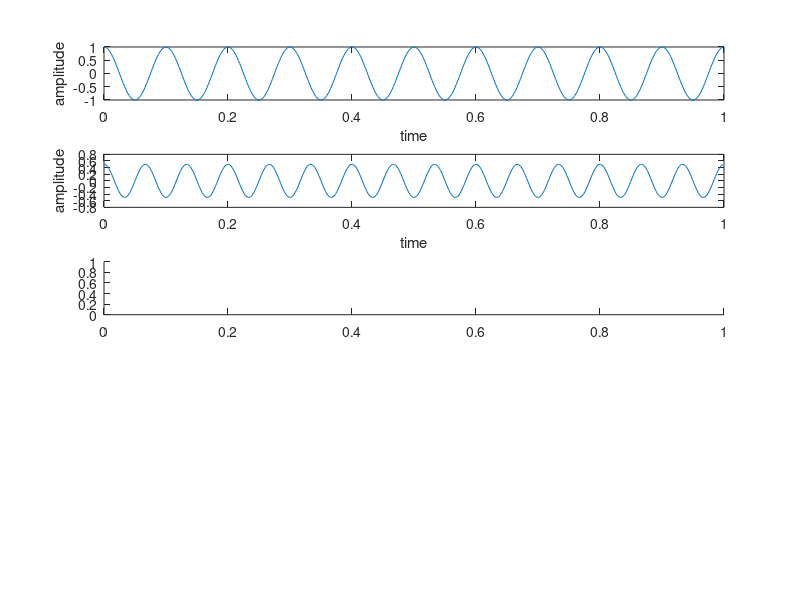

The MATLAB script that drew this image: (Note: this script raises an error after producing the figure.)
%Generati 2 semnale "real_signal" cu date de tip real cu urm atribute
%Ampl 5
%Frecv 5Hz
%Faza semn 0
%semnal este generat in timpul tMax=2 secunde cu un pas step = 0.01 secunde
%generati semanlul
%modificati ampl, faza, frecv
% x= A*cos(2*pi*fs*t+phi)
Fs=512;
T=1/Fs;
t=0:T:1-T;
A1 = 1; %ampl
A2= 0.5;
A3=0.25;

f1 = 10; %frecv Hz
f2 = 15;
f3 = 60;

%phi1 = deg2rad(0); %faza in radiani
%phi2 = deg2rad(180)
tMax1 = 2;%timpul in secunde
tMax2 = 2;
tMax3=2;
increment1 = 0.01; %incrementul in secunde 
increment2= 0.01;
increment3=0.01;
%time = start:increment:final
%time1 = 0:increment1:tMax1;
%time2 = 0:increment2:tMax2;
%time3 = 0:increment3:tMax3;
real_signal1=A1*cos(2*pi*f1*t)+randn(size(t))*0;
real_signal2=A2*cos(2*pi*f2*t)+randn(size(t))*0;
%real_signal3=A3*cos(2*pi*f3*t)+randn(size(t))*0;
%real_signal3=A3*exp(i*2*pi*f3*t)+randn(size(t))*0;


%x=real_signal1+real_signal2+real_signal3;

x = real_signal1 .* real_signal2;

N=length(x);
f=(Fs/N)*(0:(N/2)); %frequency vector
X=abs(fft(x)/N); %compute the FFT and normalize
figure(1)
subplot(5,1,1)
plot(t,real_signal1)
xlabel('time');
ylabel('amplitude');
subplot(5,1,2)
plot(t,real_signal2)
xlabel('time');
ylabel('amplitude');
subplot(5,1,3)
plot(t,real_signal3)
xlabel('time');
ylabel('amplitude');
subplot(5,1,4)
plot(t,x)
xlabel('time');
ylabel('amplitude');
subplot(5,1,5)
% plot(f,X(1:N/2+1))

plot(X)

xlabel('f');
ylabel('amplitude');